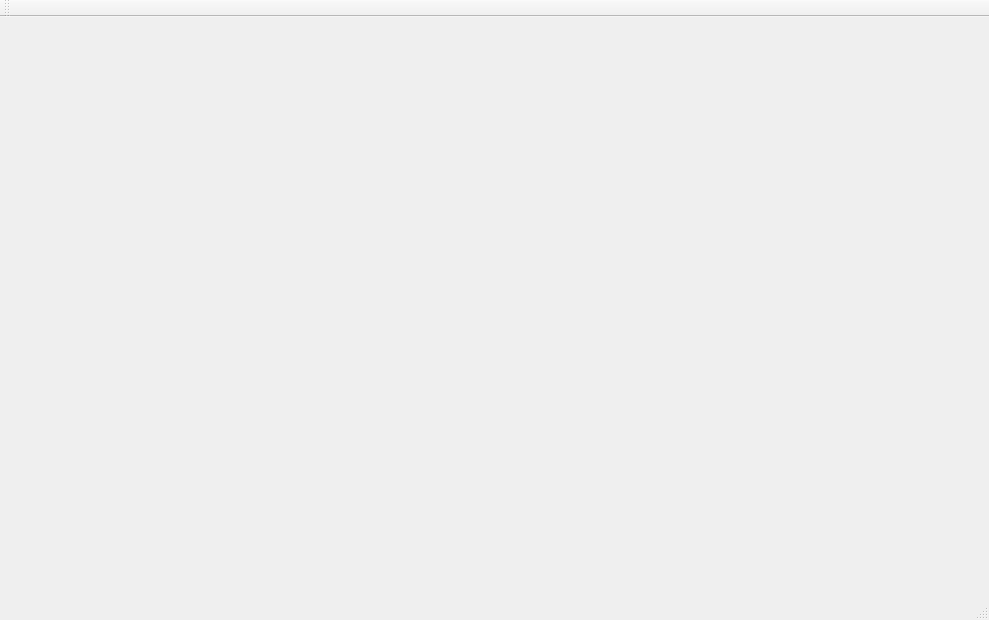
<?xml version="1.0" encoding="UTF-8"?>
<ui version="4.0">
 <class>MainWindow</class>
 <widget class="QMainWindow" name="MainWindow">
  <property name="geometry">
   <rect>
    <x>0</x>
    <y>0</y>
    <width>989</width>
    <height>620</height>
   </rect>
  </property>
  <property name="windowTitle">
   <string>MainWindow</string>
  </property>
  <widget class="QWidget" name="centralwidget">
   <layout class="QVBoxLayout" name="verticalLayout">
    <item>
     <widget class="QStackedWidget" name="stackedWidget">
      <property name="currentIndex">
       <number>1</number>
      </property>
      <widget class="QWidget" name="page"/>
      <widget class="QWidget" name="page_2"/>
     </widget>
    </item>
   </layout>
  </widget>
  <widget class="QStatusBar" name="statusBar"/>
  <widget class="QToolBar" name="toolBar">
   <property name="windowTitle">
    <string>toolBar</string>
   </property>
   <attribute name="toolBarArea">
    <enum>TopToolBarArea</enum>
   </attribute>
   <attribute name="toolBarBreak">
    <bool>false</bool>
   </attribute>
  </widget>
 </widget>
 <resources/>
 <connections/>
</ui>
